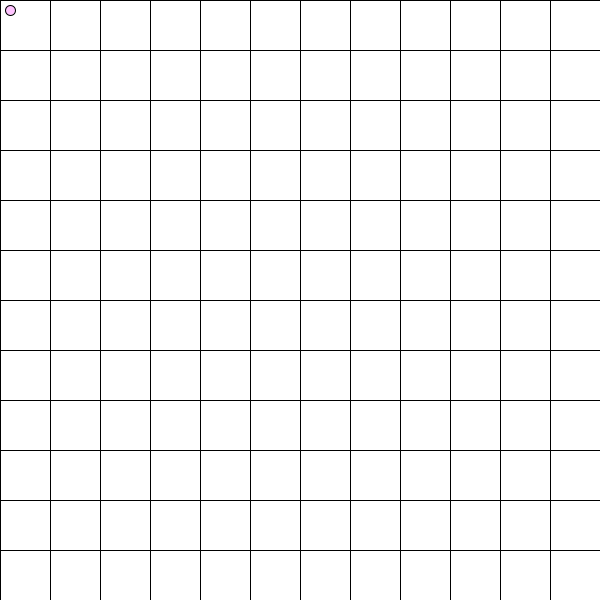
Frame 1 (no input)
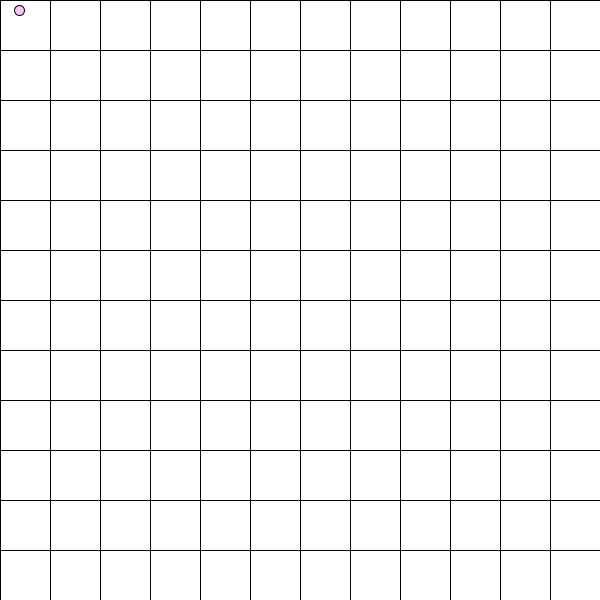
Frame 60 (the mouse pressed at the canvas centre just before this capture)
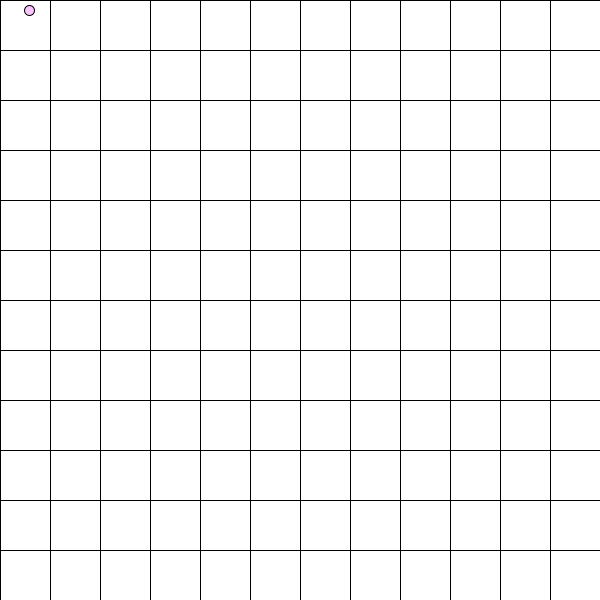
Frame 120 (the mouse held since frame 60 and released just before this capture)

The Processing sketch that drew these frames (run headless with seeded random() and noise(); from frame 60 on, the mouse is pressed at the canvas centre):

// Processing sketch: ativ_mru
// ── ativ_mru.pde
float tAtual = 0.0;
float vel = 10.0;
float tInc = 1 / 60.0;


void setup() {
  size(600, 600);
  //frameRate(1); // sem a alteração na taxa de quadros, conseguimos mudar a posição em tempo real
  
}

void draw() {
  background(255);
  float dist = MRU(vel, tAtual);
  fill(255, 195, 255);
  ellipse(dist + 10, 10, 10, 10); // desenha a elipse com a chamada de MRU()
  mostraMundo();
  println("Distância Percorrida: ", dist);
  println("Velocidade: ", vel);
  println("Tempo Atual: ", tAtual);
  println();
  tAtual += tInc;
}

// função de movimentação do corpo
float MRU(float v, float t) {
  float d = v * t;
  return d;
}

// exibe a grade do plano de fundo
void mostraMundo() {
  for (int i = 0; i < 12; i++) {
    line(i * 50, 0, i * 50, 600);
    line(0, i * 50, 600, i * 50);
  }
}
